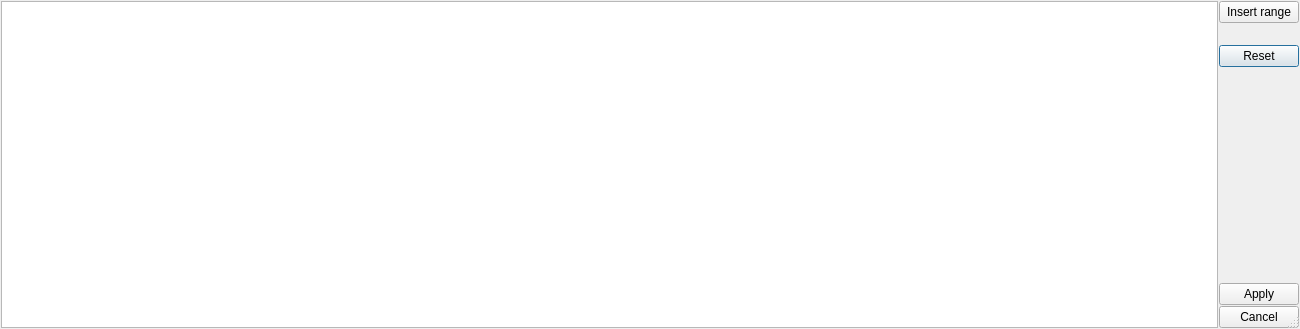
<?xml version="1.0" encoding="UTF-8"?>
<ui version="4.0">
 <class>RangeDialog</class>
 <widget class="QDialog" name="RangeDialog">
  <property name="geometry">
   <rect>
    <x>0</x>
    <y>0</y>
    <width>1300</width>
    <height>329</height>
   </rect>
  </property>
  <property name="windowTitle">
   <string>Edit value range colors</string>
  </property>
  <property name="sizeGripEnabled">
   <bool>true</bool>
  </property>
  <property name="modal">
   <bool>true</bool>
  </property>
  <layout class="QGridLayout" name="gridLayout" rowstretch="0,0,0,0,1,0,0" columnstretch="1,0">
   <property name="leftMargin">
  <number>1</number>
</property>
   <property name="topMargin">
  <number>1</number>
</property>
   <property name="rightMargin">
  <number>1</number>
</property>
   <property name="bottomMargin">
  <number>1</number>
</property>
   <property name="spacing">
  <number>1</number>
</property>
   <item row="0" column="0" rowspan="7">
    <widget class="MinimalListWidget" name="ranges">
     <property name="dragDropMode">
      <enum>QAbstractItemView::DragDropMode::InternalMove</enum>
     </property>
     <property name="defaultDropAction">
      <enum>Qt::DropAction::MoveAction</enum>
     </property>
    </widget>
   </item>
   <item row="4" column="1">
    <spacer name="verticalSpacer">
     <property name="orientation">
      <enum>Qt::Orientation::Vertical</enum>
     </property>
     <property name="sizeHint" stdset="0">
      <size>
       <width>20</width>
       <height>271</height>
      </size>
     </property>
    </spacer>
   </item>
   <item row="3" column="1">
    <widget class="QPushButton" name="reset_btn">
     <property name="text">
      <string>Reset</string>
     </property>
    </widget>
   </item>
   <item row="6" column="1">
    <widget class="QPushButton" name="cancel_btn">
     <property name="text">
      <string>Cancel</string>
     </property>
    </widget>
   </item>
   <item row="5" column="1">
    <widget class="QPushButton" name="apply_btn">
     <property name="text">
      <string>Apply</string>
     </property>
    </widget>
   </item>
   <item row="0" column="1">
    <widget class="QPushButton" name="insert_btn">
     <property name="text">
      <string>Insert range</string>
     </property>
    </widget>
   </item>
   <item row="1" column="1">
    <spacer name="verticalSpacer_2">
     <property name="orientation">
      <enum>Qt::Orientation::Vertical</enum>
     </property>
     <property name="sizeHint" stdset="0">
      <size>
       <width>20</width>
       <height>20</height>
      </size>
     </property>
    </spacer>
   </item>
  </layout>
 </widget>
 <customwidgets>
  <customwidget>
   <class>MinimalListWidget</class>
   <extends>QListWidget</extends>
   <header>asammdf.gui.widgets.list.h</header>
  </customwidget>
 </customwidgets>
 <tabstops>
  <tabstop>ranges</tabstop>
  <tabstop>insert_btn</tabstop>
  <tabstop>reset_btn</tabstop>
  <tabstop>apply_btn</tabstop>
  <tabstop>cancel_btn</tabstop>
 </tabstops>
 <resources/>
 <connections/>
</ui>
